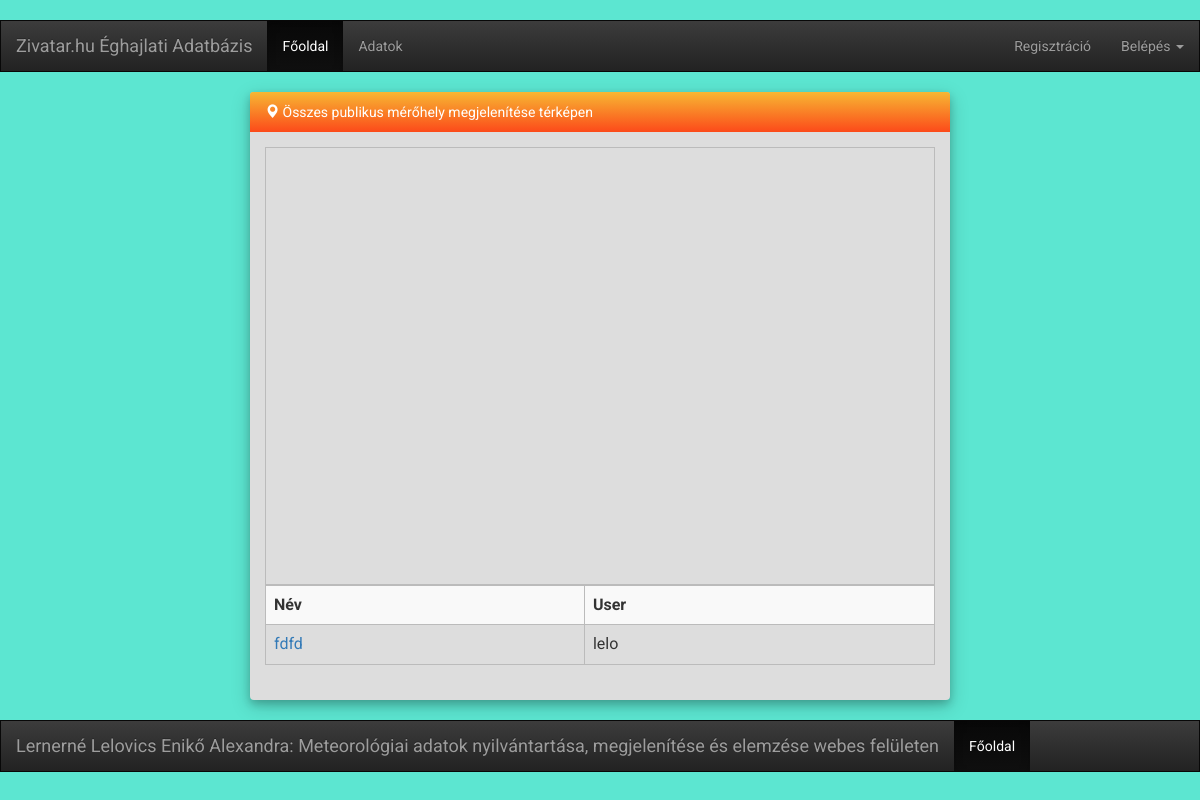
/site_list/, run on an earlier commit of the app's database.
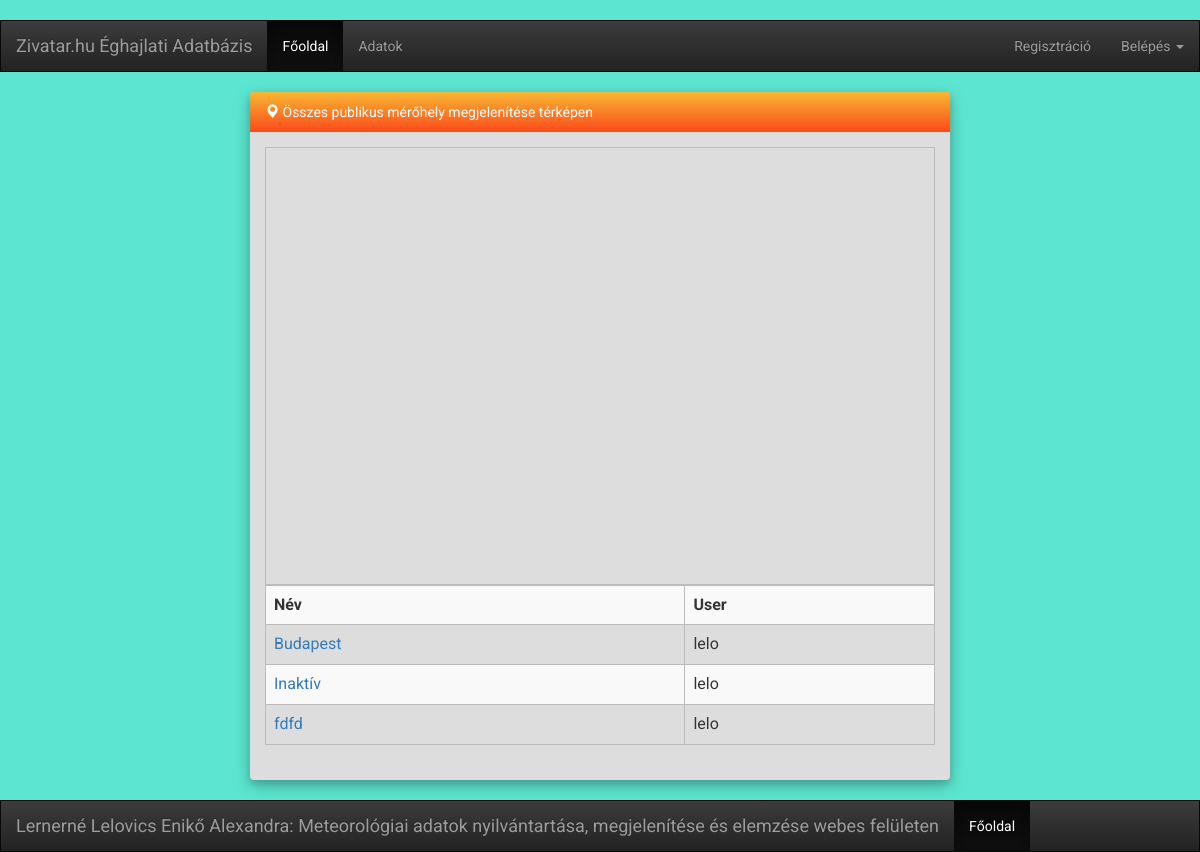
And on a later commit of the database.
### climate/models.py (models this page shows, shortened)
class Site(models.Model):
	id = models.AutoField(primary_key = True)
	owner = models.ForeignKey('auth.user')
	title = models.CharField(max_length = 100, unique = True)
	comment = models.TextField(blank = True)
	createdDate = models.DateTimeField(default = timezone.now)
	isActive = models.BooleanField(default = True)
	isPublic = models.BooleanField(default = True)
	lat = models.DecimalField(max_digits = 20, decimal_places = 15)
	lon = models.DecimalField(max_digits = 20, decimal_places = 15)
	narrowArea = models.IntegerField(choices = NARROW_AREA, default = 1)
	wideArea = models.IntegerField(choices = WIDE_AREA, default = 1) # site.wideArea; site.get_wideArea_display() https://docs.djangoproject.com/en/1.9/topics/db/models/#field-options

### climate/views.py (the view)
# urls.py: url(r'^site_list/', views.site_list, name='site_list'),
def site_list(request):
	sites = Site.objects.filter(isPublic=True).order_by('title')
	return render(request, 'climate/site_list.html', {'sites': sites})

### climate/templates/climate/site_list.html (shortened to what this page needs)
{% extends 'climate/base.html' %}
{% block content %}
<div class="panel panel-primary">
	<div class="panel-heading"><span class="glyphicon glyphicon-map-marker"></span> Összes publikus mérőhely megjelenítése térképen</div>
		<div class="panel-body">
			<div id="google_maps_all_stations" class="col-12"></div>
			<div class="col-12">
				<table class="table table-striped" width="100%">
					<tr>
						<th>Név</th>
						<th>User</th>
					</tr>
					{% for site in sites %}
						<tr>
							<td><a href="{% url 'site_details' pk=site.pk %}">{{ site.title }}</a></td>
							<td>{{ site.owner }}</td>
						</tr>
					{% endfor %}
				</table>
			</div>
		</div>
	</div>
</div>
{% endblock content %}

What changed in the data, as far as the page shows it:
added Site: title "Budapest", owner "lelo"
added Site: title "Inaktív", owner "lelo"
